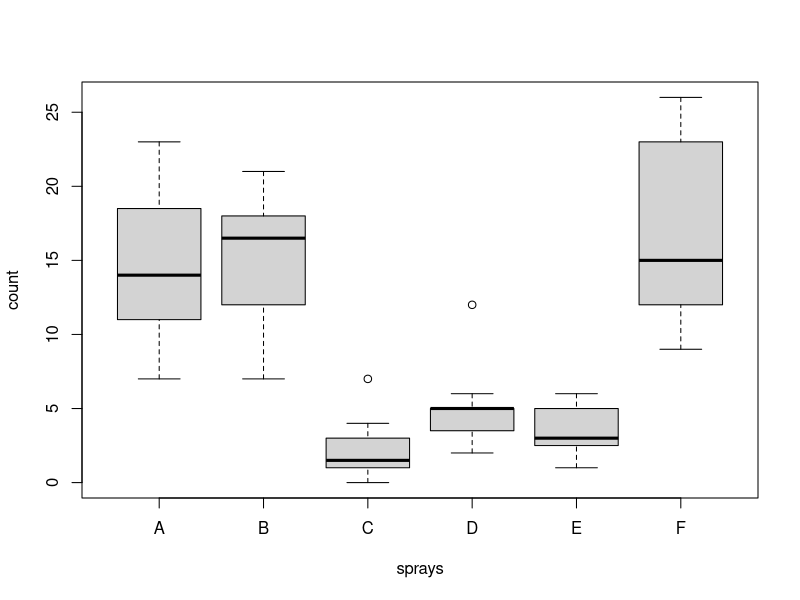

Source code (R): (Note: this script raises an error after producing the figure.)
rm(list = ls())

par("mfrow"=c(1,1))
count = InsectSprays$count
sprays = InsectSprays$spray

plot(count ~ sprays)

results = simplify2array(tapply(count, sprays, function(x) shapiro.test(x)[1:2]))
results
# alpha = .05
# C, D p-value is alarmingly low, dont use bartlett, use levene

# on linux install with your package manager -> r-car / r-cran-car
install.packages("car", dependencies=TRUE)
library("car")
leveneTest(count~sprays, center=mean)
# p-value is very low, we have to dismiss H0 and we lose all hope and go home



# we shall take a square root of the data
count = sqrt(count)
leveneTest(count~sprays, center=mean)
# p-value is acceptable now
plot(count ~ sprays)

results = simplify2array(tapply(count, sprays, function(x) shapiro.test(x)[1:2]))
results

# H0: mi1=mi2=...mi6
# H1: !H0
model = lm(count ~ sprays)
anova(model)
